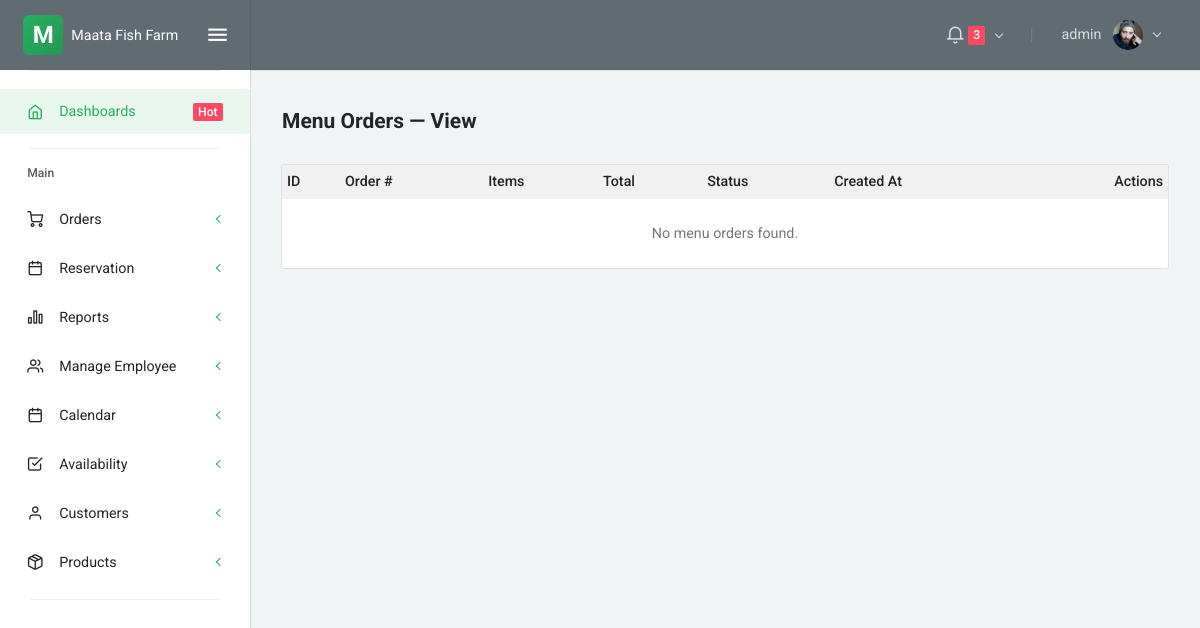
/menu_orders_view.php (signed in), run on an earlier commit of the app's database.
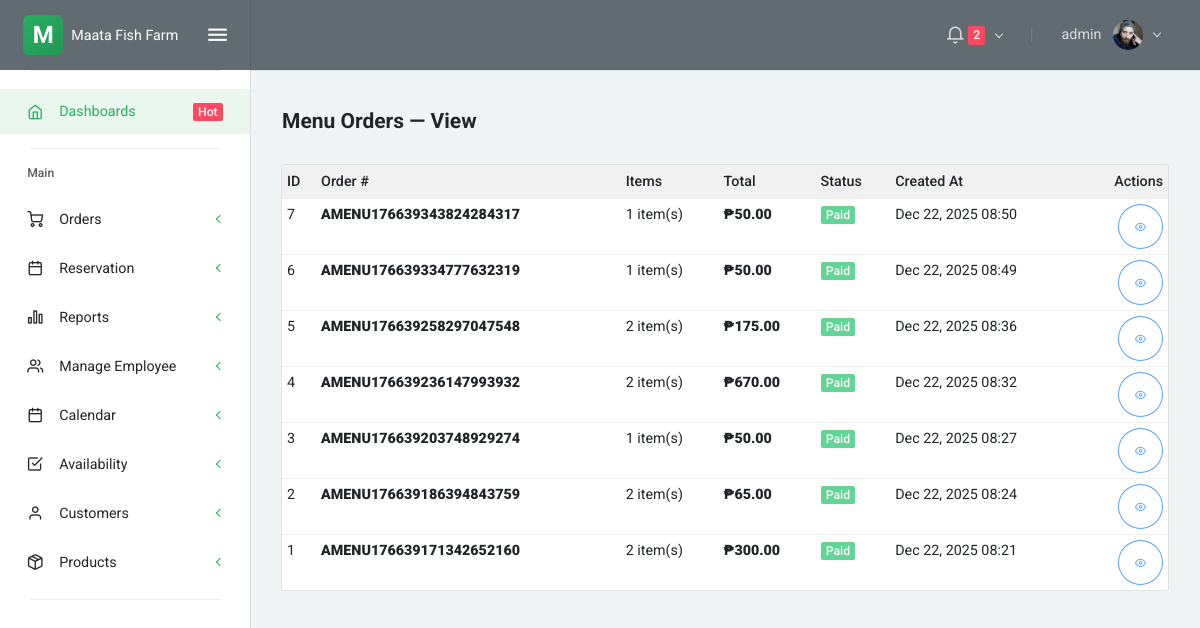
And on a later commit of the database.
### tables this page shows
CREATE TABLE `menu_orders` (
  `id` int(11) NOT NULL,
  `order_number` varchar(40) NOT NULL,
  `admin_id` int(11) DEFAULT NULL,
  `total_amount` decimal(10,2) NOT NULL DEFAULT 0.00,
  `status` enum('pending','confirmed','paid','cancelled') NOT NULL DEFAULT 'pending',
  `notes` text DEFAULT NULL,
  `created_at` timestamp NOT NULL DEFAULT current_timestamp(),
  `updated_at` timestamp NOT NULL DEFAULT current_timestamp() ON UPDATE current_timestamp()
);

### menu_orders_view.php (the view, shortened to what the changed rows need)
<?php include 'partials/head.php'; ?>
<?php include 'partials/navbar.php'; ?>
<div class="layout-content">
    <div class="container-fluid flex-grow-1 container-p-y">
        <div class="card mt-3">
            <div class="table-responsive">
                <table id="menuOrdersTable" class="table table-sm mb-0">
                    <thead class="bg-light">
                        <tr>
                            <th>ID</th>
                            <th>Order #</th>
                            <th>Items</th>
                            <th>Total</th>
                            <th>Status</th>
                            <th>Created At</th>
                            <th class="text-right">Actions</th>
                        </tr>
                    </thead>
                    <tbody>
                        <?php
                        require __DIR__ . '/config/db.php';
                        $rows = [];
                        $stmt = $conn->prepare('SELECT mo.id, mo.order_number, mo.admin_id, mo.total_amount, mo.status, mo.created_at, s.first_name AS admin_first, s.last_name AS admin_last FROM menu_orders mo LEFT JOIN staff s ON mo.admin_id = s.user_id ORDER BY mo.id DESC');
                        if ($stmt) {
                            $stmt->execute();
                            $res = $stmt->get_result();
                            while ($r = $res->fetch_assoc()) $rows[] = $r;
                        }
                        if (empty($rows)) {
                            echo '<tr>';
                            echo '<td class="text-center text-muted py-4" colspan="7">No menu orders found.</td>';
                            echo '</tr>';
                        } else {
                            foreach ($rows as $r):
                                $itemStmt = $conn->prepare('SELECT COUNT(*) as cnt FROM menu_order_items WHERE menu_order_id = ?');
                                $cnt = 0;
                                if ($itemStmt) {
                                    $itemStmt->bind_param('i', $r['id']);
                                    $itemStmt->execute();
                                    $cres = $itemStmt->get_result();
                                    if ($cres && $crow = $cres->fetch_assoc()) $cnt = $crow['cnt'];
                                }
                                $statusClass = 'badge-secondary';
                                $status = strtolower($r['status']);
                                if ($status === 'paid') $statusClass = 'badge-success';
                                elseif ($status === 'pending') $statusClass = 'badge-warning';
                                elseif ($status === 'unpaid') $statusClass = 'badge-danger';
                                elseif ($status === 'cancelled') $statusClass = 'badge-dark';
                        ?>
                        <tr>
                            <td><?php echo (int)$r['id']; ?></td>
                            <td><strong><?php echo htmlspecialchars($r['order_number']); ?></strong></td>
                            <td><?php echo (int)$cnt; ?> item(s)</td>
                            <td><strong>₱<?php echo number_format($r['total_amount'],2); ?></strong></td>
                            <td><span class="badge <?php echo $statusClass; ?>"><?php echo htmlspecialchars(ucfirst($r['status'])); ?></span></td>
                            <td><?php echo htmlspecialchars(date('M d, Y H:i', strtotime($r['created_at']))); ?></td>
                            <td class="text-right">
                                <button class="btn btn-sm btn-icon btn-outline-info view-menu-order" data-id="<?php echo (int)$r['id']; ?>" title="View"><i class="feather icon-eye"></i></button>
                            </td>
                        </tr>
                        <?php endforeach; } ?>
                    </tbody>
                </table>
            </div>
        </div>
    </div>
</div>
<?php include 'partials/footer.php'; ?>
<link rel="stylesheet" href="https://cdn.datatables.net/1.13.6/css/jquery.dataTables.min.css">

### partials/navbar.php (shortened to what the changed rows need)
<?php
require_once __DIR__ . '/../config/db.php';
$pending_count = 0;
$status = 'pending';
$pc_stmt = $conn->prepare('SELECT COUNT(*) as cnt FROM reservations WHERE status = ?');
if ($pc_stmt) {
    $pc_stmt->bind_param('s', $status);
    $pc_stmt->execute();
    $pc_res = $pc_stmt->get_result();
    $pending_count = (int)($pc_res->fetch_assoc()['cnt'] ?? 0);
}
?>
<div class="layout-container">
    <nav class="layout-navbar navbar navbar-expand-lg align-items-lg-center bg-dark container-p-x" id="layout-navbar">
        <div class="navbar-collapse collapse" id="layout-navbar-collapse">
            <div class="navbar-nav align-items-lg-center ml-auto">
                <div class="demo-navbar-notifications nav-item dropdown mr-lg-3">
                    <a class="nav-link dropdown-toggle" href="javascript:void(0);" data-toggle="dropdown" aria-haspopup="true" aria-expanded="false" style="cursor: pointer; pointer-events: auto;">
                        <i class="feather icon-bell navbar-icon align-middle"></i>
                        <?php if ($pending_count > 0): ?>
                        <span class="badge badge-danger"><?php echo $pending_count; ?></span>
                        <?php endif; ?>
                    </a>
                </div>
            </div>
        </div>
    </nav>

What changed in the data, as far as the page shows it:
added menu_orders: id "7", order_number "AMENU176639343824284317", cnt "1", total_amount "50.00", status "Paid", created_at "Dec 22, 2025 08:50"
added menu_orders: id "6", order_number "AMENU176639334777632319", cnt "1", total_amount "50.00", status "Paid", created_at "Dec 22, 2025 08:49"
added menu_orders: id "5", order_number "AMENU176639258297047548", cnt "2", total_amount "175.00", status "Paid", created_at "Dec 22, 2025 08:36"
added menu_orders: id "4", order_number "AMENU176639236147993932", cnt "2", total_amount "670.00", status "Paid", created_at "Dec 22, 2025 08:32"
added menu_orders: id "3", order_number "AMENU176639203748929274", cnt "1", total_amount "50.00", status "Paid", created_at "Dec 22, 2025 08:27"
added menu_orders: id "2", order_number "AMENU176639186394843759", cnt "2", total_amount "65.00", status "Paid", created_at "Dec 22, 2025 08:24"
added menu_orders: id "1", order_number "AMENU176639171342652160", cnt "2", total_amount "300.00", status "Paid", created_at "Dec 22, 2025 08:21"
Also different on the page:
$pending_count: "3" → "2"
text no longer shown: "No menu orders found."
